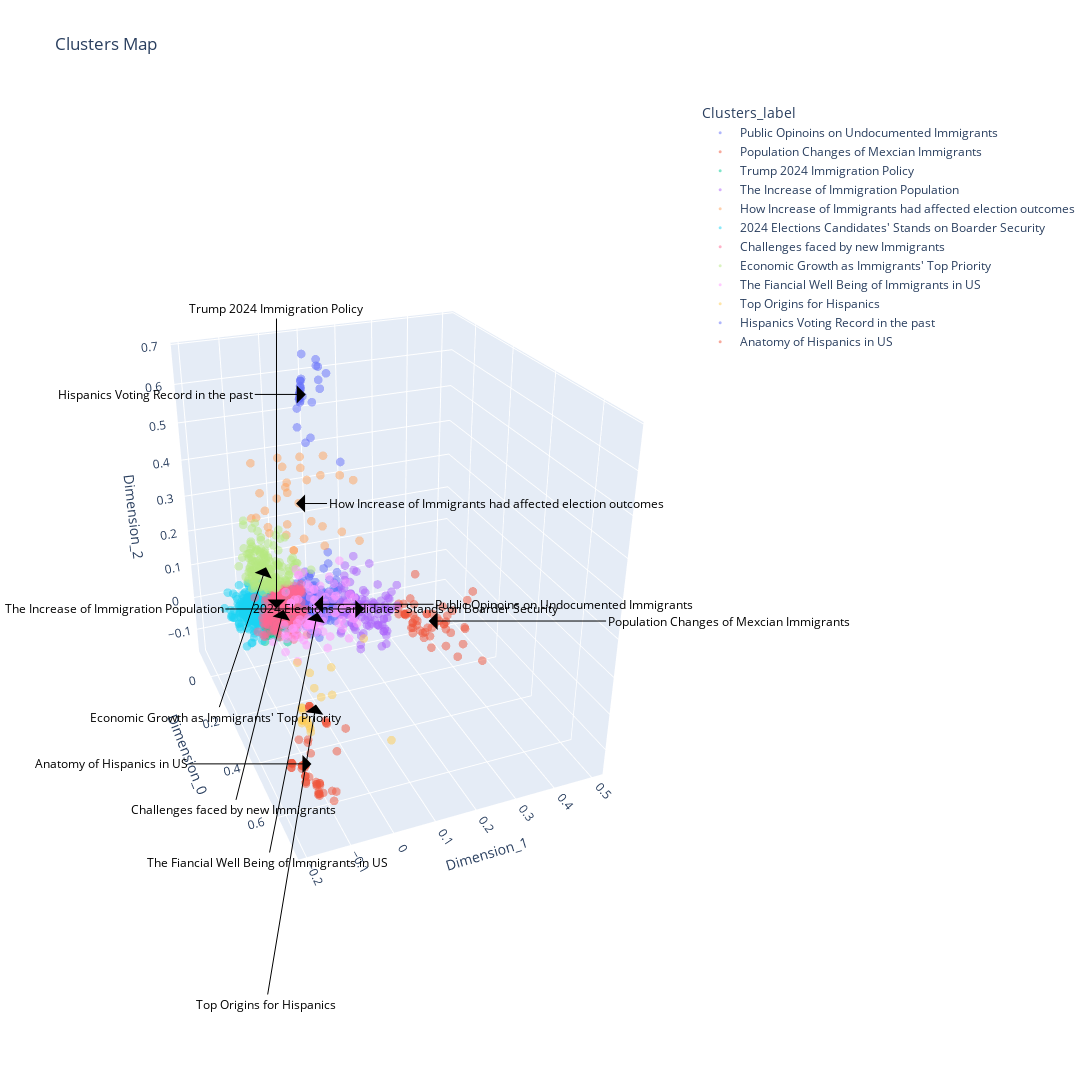

The notebook cell this image was saved under:
### Code cell
fig=px.scatter_3d(df_pca,x="Dimension_0",y="Dimension_1",z="Dimension_2",
                  color="Clusters_label",opacity=0.5,width=1200,height=1200,
                  title="Clusters Map")

fig.update_traces(marker_size=3,textposition="top center",)
fig.update_layout(
    scene=dict(
        xaxis=dict(type="linear"),
        yaxis=dict(type="linear"),
        zaxis=dict(type="linear"),
    annotations=[
        dict(
            x=c0[0],
            y=c0[1],
            z=c0[2],
            text=map_dict["0"],
            textangle=0,
            ax=0,
            ay=-300,
            font=dict(
                color="black",
                size=12
            ),
            arrowcolor="black",
            arrowsize=3,
            arrowwidth=1,
            arrowhead=1),
        dict(
            x=c1[0],
            y=c1[1],
            z=c1[2],
            text=map_dict["1"],
            textangle=0,
            ax=-250,
            ay=0,
            font=dict(
                color="black",
                size=12
            ),
            arrowcolor="black",
            arrowsize=3,
            arrowwidth=1,
            arrowhead=1),
        dict(
            x=c2[0],
            y=c2[1],
            z=c2[2],
            text=map_dict["2"],
            textangle=0,
            ax=-200,
            ay=0,
            font=dict(
                color="black",
                size=12
            ),
            arrowcolor="black",
            arrowsize=3,
            arrowwidth=1,
            arrowhead=1),
        dict(
            x=c3[0],
            y=c3[1],
            z=c3[2],
            text=map_dict["3"],
            textangle=0,
            ax=-150,
            ay=0,
            font=dict(
                color="black",
                size=12
            ),
            arrowcolor="black",
            arrowsize=3,
            arrowwidth=1,
            arrowhead=1),
        dict(
            x=c4[0],
            y=c4[1],
            z=c4[2],
            text=map_dict["4"],
            textangle=0,
            ax=300,
            ay=0,
            font=dict(
                color="black",
                size=12
            ),
            arrowcolor="black",
            arrowsize=3,
            arrowwidth=1,
            arrowhead=1),
        dict(
            x=c5[0],
            y=c5[1],
            z=c5[2],
            text=map_dict["5"],
            textangle=0,
            ax=250,
            ay=0,
            font=dict(
                color="black",
                size=12
            ),
            arrowcolor="black",
            arrowsize=3,
            arrowwidth=1,
            arrowhead=1),
        dict(
            x=c6[0],
            y=c6[1],
            z=c6[2],
            text=map_dict["6"],
            textangle=0,
            ax=200,
            ay=0,
            font=dict(
                color="black",
                size=12
            ),
            arrowcolor="black",
            arrowsize=3,
            arrowwidth=1,
            arrowhead=1),
        dict(
            x=c7[0],
            y=c7[1],
            z=c7[2],
            text=map_dict["7"],
            textangle=0,
            ax=150,
            ay=0,
            font=dict(
                color="black",
                size=12
            ),
            arrowcolor="black",
            arrowsize=3,
            arrowwidth=1,
            arrowhead=1),
        dict(
            x=c8[0],
            y=c8[1],
            z=c8[2],
            text=map_dict["8"],
            textangle=0,
            ax=-50,
            ay=300,
            font=dict(
                color="black",
                size=12
            ),
            arrowcolor="black",
            arrowsize=3,
            arrowwidth=1,
            arrowhead=1),
        dict(
            x=c9[0],
            y=c9[1],
            z=c9[2],
            text=map_dict["9"],
            textangle=0,
            ax=-50,
            ay=250,
            font=dict(
                color="black",
                size=12
            ),
            arrowcolor="black",
            arrowsize=3,
            arrowwidth=1,
            arrowhead=1),
        dict(
            x=c10[0],
            y=c10[1],
            z=c10[2],
            text=map_dict["10"],
            textangle=0,
            ax=-50,
            ay=200,
            font=dict(
                color="black",
                size=12
            ),
            arrowcolor="black",
            arrowsize=3,
            arrowwidth=1,
            arrowhead=1),
        dict(
            x=c11[0],
            y=c11[1],
            z=c11[2],
            text=map_dict["11"],
            textangle=0,
            ax=-50,
            ay=150,
            font=dict(
                color="black",
                size=12
            ),
            arrowcolor="black",
            arrowsize=3,
            arrowwidth=1,
            arrowhead=1),
        
    ]
))
fig.show()

### Figure 1 — Plotly figure (JSON) as saved in the notebook; plotly's stock layout.template omitted (floating-point values rounded to 4 significant figures; data arrays with more than 128 entries replaced by an {"elided": "..."} marker saying what was removed)
{"data": [{"hovertemplate": "Clusters_label=Public Opinoins on Undocumented Immigrants<br>Dimension_0=%{x}<br>Dimension_1=%{y}<br>Dimension_2=%{z}<extra></extra>", "legendgroup": "Public Opinoins on Undocumented Immigrants", "marker": {"color": "#636efa", "opacity": 0.5, "size": 3, "symbol": "circle"}, "mode": "markers", "name": "Public Opinoins on Undocumented Immigrants", "scene": "scene", "showlegend": true, "textposition": "top center", "type": "scatter3d", "x": {"elided": "216 float values"}, "y": {"elided": "216 float values"}, "z": {"elided": "216 float values"}}, {"hovertemplate": "Clusters_label=Population Changes of Mexcian Immigrants<br>Dimension_0=%{x}<br>Dimension_1=%{y}<br>Dimension_2=%{z}<extra></extra>", "legendgroup": "Population Changes of Mexcian Immigrants", "marker": {"color": "#EF553B", "opacity": 0.5, "size": 3, "symbol": "circle"}, "mode": "markers", "name": "Population Changes of Mexcian Immigrants", "scene": "scene", "showlegend": true, "textposition": "top center", "type": "scatter3d", "x": [0.03142, 0.07806, 0.09286, 0.1279, 0.09276, 0.09286, 0.1279, 0.09276, 0.1818, 0.1139, 0.1072, 0.1151, 0.06031, 0.07349, 0.06048, 0.03413, 0.1928, -0.00266, 0.04933, 0.08319, 0.1451, 0.146, 0.146, 0.01471, 0.04076, 0.03502, 0.1489, 0.09118, 0.1309, 0.04395, 0.1035, 0.07503, -0.01179, 0.1472, 0.01906, 0.1586, 0.112, 0.004962, 0.1188, 0.09508, 0.1736, 0.1962, 0.08855, 0.04653, 0.2812, 0.01512, 0.01512, 0.0472, 0.2664, 0.01612, 0.1525, 0.1233], "y": [0.3537, 0.4528, 0.3026, 0.4035, 0.3018, 0.3026, 0.4035, 0.3018, 0.3424, 0.3394, 0.4351, 0.4162, 0.4421, 0.496, 0.4145, 0.3551, 0.38, 0.3596, 0.4359, 0.41, 0.3093, 0.3021, 0.3021, 0.3161, 0.3059, 0.323, 0.3147, 0.3116, 0.3463, 0.3528, 0.3221, 0.4387, 0.3288, 0.4541, 0.3709, 0.3307, 0.3744, 0.3424, 0.3446, 0.3212, 0.4433, 0.4365, 0.5078, 0.3927, 0.3718, 0.4037, 0.4037, 0.3471, 0.4527, 0.4205, 0.3648, 0.3646], "z": [-0.09045, -0.07484, -0.04438, -0.07865, -0.04281, -0.04438, -0.07865, -0.04281, -0.1076, -0.09247, -0.1254, -0.1048, -0.1172, -0.1461, -0.09928, -0.0563, -0.1051, -0.05829, -0.07295, -0.0947, -0.03137, -0.04098, -0.04098, -0.07139, -0.04051, -0.04739, -0.03618, -0.04353, -0.08881, 0.04433, -0.1022, -0.08848, -0.1073, -0.1432, -0.1359, -0.08758, -0.09284, -0.1038, -0.09841, -0.08975, -0.07204, 0.02646, -0.01937, -0.1338, -0.08378, -0.1086, -0.1086, -0.1234, -0.125, -0.1118, -0.05211, -0.1109]}, {"hovertemplate": "Clusters_label=Trump 2024 Immigration Policy<br>Dimension_0=%{x}<br>Dimension_1=%{y}<br>Dimension_2=%{z}<extra></extra>", "legendgroup": "Trump 2024 Immigration Policy", "marker": {"color": "#00cc96", "opacity": 0.5, "size": 3, "symbol": "circle"}, "mode": "markers", "name": "Trump 2024 Immigration Policy", "scene": "scene", "showlegend": true, "textposition": "top center", "type": "scatter3d", "x": {"elided": "535 float values"}, "y": {"elided": "535 float values"}, "z": {"elided": "535 float values"}}, {"hovertemplate": "Clusters_label=The Increase of Immigration Population<br>Dimension_0=%{x}<br>Dimension_1=%{y}<br>Dimension_2=%{z}<extra></extra>", "legendgroup": "The Increase of Immigration Population", "marker": {"color": "#ab63fa", "opacity": 0.5, "size": 3, "symbol": "circle"}, "mode": "markers", "name": "The Increase of Immigration Population", "scene": "scene", "showlegend": true, "textposition": "top center", "type": "scatter3d", "x": [0.007085, 0.01965, 0.1345, -0.0253, 0.0897, -0.03672, 0.01122, -0.01805, -0.004172, -0.02382, 0.01369, 0.1065, 0.0671, 0.07487, -0.006221, 0.06856, 0.1299, 0.005537, 0.002903, -0.02326, 0.04467, 0.1007, 0.03726, 0.1133, 0.02012, 0.06504, -0.009367, 0.1693, 0.0849, 0.06609, -0.004289, -0.02512, 0.00261, 0.03259, 0.01772, 0.03378, -0.01426, 0.02998, -0.004971, 0.004267, 0.06699, -0.02419, 0.05267, 0.07649, -0.003074, 0.1653, -0.01426, 0.04322, -0.003876, -0.007383, 0.01963, -0.04146, 0.001894, 0.08787, 0.01766, 0.01785, 0.01447, 0.004601, -0.03613, -0.03531, 0.1225, 0.01247, -0.01431, -0.0009418, 0.02498, 0.0197, 0.01032, -0.0263, 0.01252, 0.07866, 0.05533, 0.04541, 0.08366, 0.02001, 0.09462, 0.07697, 0.005449, 0.04889, 0.01366, 0.09016, 0.09016, 0.01866, 0.01866, 0.02979, 0.006866, 0.15, 0.09836, 0.1657, 0.01167, 0.09627, 0.0805, -0.01592, 0.02187, 0.05, 0.02862, 0.1087, 0.04995, 0.09012, -0.01784, 0.06062, 0.07002, 0.007769, 0.06532], "y": [0.2143, 0.276, 0.2619, 0.1867, 0.129, 0.1854, 0.2415, 0.2518, 0.297, 0.1697, 0.1617, 0.1514, 0.2338, 0.1821, 0.2185, 0.2098, 0.2203, 0.258, 0.2312, 0.1963, 0.2709, 0.1795, 0.2472, 0.2358, 0.2307, 0.1583, 0.1994, 0.2173, 0.1207, 0.2741, 0.2504, 0.1736, 0.2221, 0.2684, 0.1845, 0.2851, 0.2008, 0.1913, 0.1884, 0.2866, 0.2512, 0.21, 0.1795, 0.1553, 0.1811, 0.2183, 0.2008, 0.2523, 0.1522, 0.2265, 0.1416, 0.2677, 0.1542, 0.181, 0.2844, 0.166, 0.1589, 0.1632, 0.1752, 0.2077, 0.1871, 0.1839, 0.256, 0.2421, 0.2716, 0.2509, 0.2844, 0.2176, 0.1857, 0.1791, 0.1319, 0.2981, 0.1959, 0.1559, 0.246, 0.1406, 0.1679, 0.2761, 0.2249, 0.2418, 0.2418, 0.1748, 0.1748, 0.1684, 0.1575, 0.1661, 0.1797, 0.1463, 0.2223, 0.1581, 0.1825, 0.1623, 0.1825, 0.1952, 0.1401, 0.2342, 0.1661, 0.238, 0.2148, 0.2348, 0.1506, 0.2572, 0.2389], "z": [-0.04112, -0.05954, 0.01457, -0.05642, -0.01044, -0.09014, -0.03629, -0.06323, -0.04721, -0.05349, 0.09474, -0.04301, -0.07653, -0.09473, -0.05314, 0.1183, -0.1048, -0.1166, -0.06448, -0.07148, -0.0751, 0.06134, -0.06101, -0.06297, -0.07668, -0.05378, -0.04976, -0.04704, -0.06618, 0.01766, -0.05102, -0.04374, -0.03192, -0.04151, 0.07843, -0.0553, -0.02725, -0.02086, -0.0396, -0.08199, -0.06049, -0.05472, 0.09236, -0.02194, 0.03182, -0.07584, -0.02725, -0.01753, -0.06423, -0.01298, -0.04873, -0.1302, 0.02827, -0.0131, -0.02934, -0.05087, 0.06474, 0.04561, -0.1168, -0.09902, -0.03764, -0.1004, -0.07225, -0.1124, -0.05576, -0.04874, -0.1403, -0.08247, -0.07572, -0.1195, -0.07981, 0.02285, -0.05941, 0.03011, 0.0271, -0.005779, -0.01504, -0.05014, -0.07964, -0.08574, -0.08574, 0.008203, 0.008203, 0.0146, -0.01635, 0.001276, -0.07301, -0.07437, -0.0386, -0.05716, -0.03221, -0.003934, 0.1228, 0.003946, -0.003727, -0.03564, -0.06599, -0.06394, -0.06283, -0.03288, 0.03819, 0.01365, -0.0817]}, {"hovertemplate": "Clusters_label=How Increase of Immigrants had affected election outcomes<br>Dimension_0=%{x}<br>Dimension_1=%{y}<br>Dimension_2=%{z}<extra></extra>", "legendgroup": "How Increase of Immigrants had affected election outcomes", "marker": {"color": "#FFA15A", "opacity": 0.5, "size": 3, "symbol": "circle"}, "mode": "markers", "name": "How Increase of Immigrants had affected election outcomes", "scene": "scene", "showlegend": true, "textposition": "top center", "type": "scatter3d", "x": [-0.0451, 0.05288, -0.07431, -0.02555, 0.04016, -0.04822, -0.08899, -0.04941, 0.06578, -0.02003, 0.04231, 0.06358, -0.007541, -0.02279, -0.05258, -0.005916, -0.02102, -0.04466, -0.04655, -0.06416, 0.05493, -0.01014, 0.04048, -0.07553, -0.00348, 0.05471, 0.05471, 0.06207, 0.01215, 0.02786, 0.06842], "y": [0.08253, -0.001037, -0.03681, -0.07532, 0.0396, 0.02567, -0.05221, 0.01948, -0.01164, 0.1641, 0.1776, 0.03501, 0.0469, 0.05851, 0.008686, 0.1067, 0.1204, 0.02854, 0.02488, -0.05256, 0.14, -0.0104, 0.06349, -0.02477, -0.03588, 0.009207, 0.009207, 0.09017, -0.04321, 0.09717, 0.1831], "z": [0.332, 0.3789, 0.3027, 0.2596, 0.4064, 0.2134, 0.383, 0.3771, 0.2427, 0.342, 0.3516, 0.2221, 0.2888, 0.4088, 0.4019, 0.3571, 0.4026, 0.3051, 0.3207, 0.2399, 0.2182, 0.3105, 0.2558, 0.2497, 0.2202, 0.1899, 0.1899, 0.1907, 0.246, 0.2291, 0.1907]}, {"hovertemplate": "Clusters_label=2024 Elections Candidates' Stands on Boarder Security<br>Dimension_0=%{x}<br>Dimension_1=%{y}<br>Dimension_2=%{z}<extra></extra>", "legendgroup": "2024 Elections Candidates' Stands on Boarder Security", "marker": {"color": "#19d3f3", "opacity": 0.5, "size": 3, "symbol": "circle"}, "mode": "markers", "name": "2024 Elections Candidates' Stands on Boarder Security", "scene": "scene", "showlegend": true, "textposition": "top center", "type": "scatter3d", "x": {"elided": "565 float values"}, "y": {"elided": "565 float values"}, "z": {"elided": "565 float values"}}, {"hovertemplate": "Clusters_label=Challenges faced by new Immigrants<br>Dimension_0=%{x}<br>Dimension_1=%{y}<br>Dimension_2=%{z}<extra></extra>", "legendgroup": "Challenges faced by new Immigrants", "marker": {"color": "#FF6692", "opacity": 0.5, "size": 3, "symbol": "circle"}, "mode": "markers", "name": "Challenges faced by new Immigrants", "scene": "scene", "showlegend": true, "textposition": "top center", "type": "scatter3d", "x": {"elided": "195 float values"}, "y": {"elided": "195 float values"}, "z": {"elided": "195 float values"}}, {"hovertemplate": "Clusters_label=Economic Growth as Immigrants' Top Priority<br>Dimension_0=%{x}<br>Dimension_1=%{y}<br>Dimension_2=%{z}<extra></extra>", "legendgroup": "Economic Growth as Immigrants' Top Priority", "marker": {"color": "#B6E880", "opacity": 0.5, "size": 3, "symbol": "circle"}, "mode": "markers", "name": "Economic Growth as Immigrants' Top Priority", "scene": "scene", "showlegend": true, "textposition": "top center", "type": "scatter3d", "x": {"elided": "151 float values"}, "y": {"elided": "151 float values"}, "z": {"elided": "151 float values"}}, {"hovertemplate": "Clusters_label=The Fiancial Well Being of Immigrants in US<br>Dimension_0=%{x}<br>Dimension_1=%{y}<br>Dimension_2=%{z}<extra></extra>", "legendgroup": "The Fiancial Well Being of Immigrants in US", "marker": {"color": "#FF97FF", "opacity": 0.5, "size": 3, "symbol": "circle"}, "mode": "markers", "name": "The Fiancial Well Being of Immigrants in US", "scene": "scene", "showlegend": true, "textposition": "top center", "type": "scatter3d", "x": [0.2673, 0.08156, 0.07295, 0.09111, 0.1772, 0.1425, 0.1536, 0.1634, 0.1205, 0.08292, 0.08292, 0.1559, 0.105, 0.1521, 0.08879, 0.1998, 0.1596, 0.09692, 0.1265, 0.05442, 0.09066, 0.055, 0.1309, 0.09882, 0.1132, 0.1414, 0.1223, 0.1754, 0.0748, 0.1881, 0.09873, 0.09873, 0.1388, 0.2222, 0.1255, 0.1401, 0.1786, 0.1543, 0.07612, 0.1576, 0.04754, 0.06177, 0.1252, 0.1202, 0.04607, 0.05739, 0.08816, 0.05217, 0.07811, 0.06212, 0.04505, 0.1182, 0.1054, 0.2031, 0.05614, 0.235, 0.26, 0.2592, 0.1146, 0.1121, 0.07216, 0.09619, 0.1598, 0.1246, 0.1048, 0.1726, 0.2149, 0.04243, 0.07022, 0.1564, 0.1966, 0.1417, 0.2427, 0.1369, 0.1346, 0.1495, 0.1269, 0.1663, 0.1298, 0.09733, 0.1191, 0.09638, 0.08684, 0.1311, 0.1328, 0.1041, 0.08562, 0.06224, 0.07225, 0.07892, 0.1374, 0.1083], "y": [0.09953, 0.1222, 0.01002, 0.04287, 0.1223, 0.1175, -0.04928, -0.03586, 0.1388, 0.03057, 0.03057, 0.1331, 0.05296, -0.02465, 0.03755, 0.06572, 0.01328, 0.103, 0.07609, 0.04179, 0.03674, 0.1147, 0.09873, 0.1429, 0.1269, -0.04789, 0.1381, -0.09118, 0.05047, 0.1178, -0.01788, -0.01788, -0.01576, -0.006435, 0.09845, -0.01518, 0.09123, -0.004722, 0.05655, 0.164, 0.03501, 0.01022, 0.03327, 0.09409, 0.02289, 0.0763, 0.05046, 0.1036, 0.05178, 0.05634, 0.08127, -0.01313, 0.01619, -0.06761, 0.04662, 0.1028, 0.01267, 0.08024, 0.06941, 0.09197, 0.09576, 0.07641, 0.05704, -0.02237, 0.1171, 0.0414, 0.003419, 0.06441, 0.05964, -0.03239, -0.01091, 0.001593, -0.04956, 0.1076, 0.1223, -0.05291, -0.04594, 0.03346, -0.005151, 0.03254, 0.02045, 0.04841, 0.1088, -0.007932, 0.05866, 0.05204, -0.02646, 0.04583, 0.04816, 0.01124, 0.02979, 0.08196], "z": [0.07211, 0.1507, 0.05574, -0.008744, 0.05226, 0.1184, -0.003925, 0.02816, -0.003093, -0.02217, -0.02217, 0.07789, 0.02352, 0.0111, -0.03357, 0.07314, 0.03096, 0.0574, -0.04182, 0.08496, 0.06522, 0.07076, -0.004166, 0.05505, 0.0311, 0.005578, 0.03239, 0.009863, 0.03138, 0.06127, 0.06488, 0.06488, 0.02666, 0.06739, 0.04077, 0.01394, 0.06906, -0.01813, 0.01912, 0.04471, 0.1168, 0.1383, 0.01118, 0.02159, 0.111, 0.0735, 0.05347, 0.09228, 0.07947, 0.03782, 0.04005, 0.08363, 0.001263, 0.03807, 0.077, 0.06615, 0.06409, 0.02804, 0.05411, 0.05903, 0.05668, 0.06036, -0.0532, -0.0226, -0.0137, 0.0388, 0.06013, 0.05678, -0.02644, 0.02575, -0.006632, 0.009031, -0.01704, -0.01958, 0.05183, -0.04496, 0.02149, 0.02088, 0.03005, 0.001596, 0.02235, -0.03983, 0.05255, -0.02195, 0.02227, 0.03583, 0.0917, 0.06834, -0.03104, 0.1298, 0.008567, 0.02121]}, {"hovertemplate": "Clusters_label=Top Origins for Hispanics<br>Dimension_0=%{x}<br>Dimension_1=%{y}<br>Dimension_2=%{z}<extra></extra>", "legendgroup": "Top Origins for Hispanics", "marker": {"color": "#FECB52", "opacity": 0.5, "size": 3, "symbol": "circle"}, "mode": "markers", "name": "Top Origins for Hispanics", "scene": "scene", "showlegend": true, "textposition": "top center", "type": "scatter3d", "x": [0.3948, 0.5087, 0.4799, 0.4851, 0.4723, 0.4698, 0.4715, 0.4239, 0.4239, 0.4343, 0.4926, 0.4745, 0.4844, 0.5822, 0.42, 0.3867, 0.477, 0.2859, 0.2858, 0.3293], "y": [-0.01457, -0.1064, -0.1179, -0.1015, -0.1136, -0.1142, -0.1142, -0.09956, -0.09956, -0.1014, -0.1024, -0.1022, -0.1068, 0.06068, -0.05022, -0.0122, -0.08452, -0.06405, -0.03336, 0.09236], "z": [-0.02882, -0.0326, -0.02412, -0.03362, -0.02396, -0.02357, -0.02193, -0.02378, -0.02378, -0.02426, -0.0351, -0.03354, -0.01593, -0.05137, -0.009244, 0.04374, 0.06147, 0.008528, -0.02917, 0.06573]}, {"hovertemplate": "Clusters_label=Hispanics Voting Record in the past<br>Dimension_0=%{x}<br>Dimension_1=%{y}<br>Dimension_2=%{z}<extra></extra>", "legendgroup": "Hispanics Voting Record in the past", "marker": {"color": "#636efa", "opacity": 0.5, "size": 3, "symbol": "circle"}, "mode": "markers", "name": "Hispanics Voting Record in the past", "scene": "scene", "showlegend": true, "textposition": "top center", "type": "scatter3d", "x": [0.1036, -0.02336, -0.02359, 0.001305, -0.001813, -0.01091, -0.01199, 0.009, -0.004907, -0.01213, -0.01147, -0.01184, -0.01142, -0.01238, -0.01212, -0.01106, -0.0107, -0.01217, -0.01156, -0.008289, -0.005372, -0.002112, -0.0148, -0.01213, -0.01248, -0.01537, -0.003734, -0.01171, -0.01188, -0.01238], "y": [0.1223, 0.08936, 0.07585, 0.1092, 0.1023, 0.06826, 0.06135, 0.05487, 0.1028, 0.06339, 0.06497, 0.06225, 0.06204, 0.06011, 0.0615, 0.06428, 0.06608, 0.06099, 0.06374, 0.09103, 0.1082, 0.1276, 0.05377, 0.06148, 0.05955, 0.05258, 0.1076, 0.06437, 0.06897, 0.06028], "z": [0.434, 0.4553, 0.4441, 0.5898, 0.6478, 0.5721, 0.581, 0.5645, 0.663, 0.5984, 0.591, 0.5874, 0.5608, 0.5674, 0.5781, 0.6122, 0.6165, 0.5778, 0.5953, 0.5543, 0.6104, 0.6255, 0.541, 0.5811, 0.5646, 0.4914, 0.6444, 0.6109, 0.6782, 0.5673]}, {"hovertemplate": "Clusters_label=Anatomy of Hispanics in US<br>Dimension_0=%{x}<br>Dimension_1=%{y}<br>Dimension_2=%{z}<extra></extra>", "legendgroup": "Anatomy of Hispanics in US", "marker": {"color": "#EF553B", "opacity": 0.5, "size": 3, "symbol": "circle"}, "mode": "markers", "name": "Anatomy of Hispanics in US", "scene": "scene", "showlegend": true, "textposition": "top center", "type": "scatter3d", "x": [0.6569, 0.6112, 0.6449, 0.6044, 0.645, 0.6853, 0.6449, 0.6923, 0.6044, 0.7107, 0.6914, 0.6978, 0.6907, 0.579, 0.5698, 0.559, 0.6113, 0.6034, 0.5492, 0.5961, 0.5493, 0.6322, 0.5492, 0.6026, 0.7126, 0.6984, 0.6905, 0.6912, 0.6846, 0.6501, 0.6411, 0.6411, 0.641, 0.5709, 0.7171, 0.6918, 0.6837, 0.6844, 0.6355, 0.6474, 0.6474, 0.6332, 0.6332, 0.6331, 0.5619, 0.6373, 0.6441, 0.6382, 0.6349, 0.6349, 0.713, 0.6936, 0.6854, 0.6861, 0.558], "y": [-0.1609, -0.1536, -0.1654, -0.1522, -0.1654, -0.1494, -0.1654, -0.1533, -0.1522, -0.1244, -0.1503, -0.152, -0.1499, -0.1308, -0.06637, -0.1237, -0.1022, -0.1007, -0.1203, -0.1, -0.1203, -0.06703, -0.1203, -0.1004, -0.1286, -0.1574, -0.1551, -0.1554, -0.1545, -0.174, -0.1707, -0.1707, -0.1706, -0.1338, -0.1503, -0.1792, -0.1764, -0.1768, -0.1903, -0.1962, -0.1962, -0.1909, -0.1909, -0.1909, -0.1515, -0.1622, -0.1662, -0.1632, -0.1628, -0.1628, -0.1194, -0.1489, -0.1467, -0.147, -0.1292], "z": [-0.03274, -0.03845, -0.03826, -0.03807, -0.03827, -0.05491, -0.03823, -0.0546, -0.03807, -0.0678, -0.05595, -0.05457, -0.05586, -0.03504, -0.05454, 0.0695, 0.05948, 0.05594, 0.06941, 0.05635, 0.06936, 0.05147, 0.06938, 0.05604, -0.03798, -0.02653, -0.02825, -0.02835, -0.02742, -0.01166, -0.01129, -0.01125, -0.01128, -0.01037, -0.03311, -0.01894, -0.02079, -0.02089, -0.004901, -0.004303, -0.004303, -0.003954, -0.003911, -0.003942, -0.003718, -0.01555, -0.015, -0.01461, -0.01456, -0.01459, -0.04225, -0.03036, -0.03204, -0.03214, -0.01258]}], "layout": {"height": 1200, "legend": {"title": {"text": "Clusters_label"}, "tracegroupgap": 0}, "scene": {"annotations": [{"arrowcolor": "black", "arrowhead": 1, "arrowsize": 3, "arrowwidth": 1, "ax": 0, "ay": -300, "font": {"color": "black", "size": 12}, "text": "Trump 2024 Immigration Policy", "textangle": 0, "x": -0.04027, "y": -0.01708, "z": -0.028}, {"arrowcolor": "black", "arrowhead": 1, "arrowsize": 3, "arrowwidth": 1, "ax": -250, "ay": 0, "font": {"color": "black", "size": 12}, "text": "The Increase of Immigration Population", "textangle": 0, "x": 0.03709, "y": 0.2069, "z": -0.03691}, {"arrowcolor": "black", "arrowhead": 1, "arrowsize": 3, "arrowwidth": 1, "ax": -200, "ay": 0, "font": {"color": "black", "size": 12}, "text": "Anatomy of Hispanics in US", "textangle": 0, "x": 0.6418, "y": -0.1494, "z": -0.01253}, {"arrowcolor": "black", "arrowhead": 1, "arrowsize": 3, "arrowwidth": 1, "ax": -150, "ay": 0, "font": {"color": "black", "size": 12}, "text": "Hispanics Voting Record in the past", "textangle": 0, "x": -0.006326, "y": 0.0757, "z": 0.5769}, {"arrowcolor": "black", "arrowhead": 1, "arrowsize": 3, "arrowwidth": 1, "ax": 300, "ay": 0, "font": {"color": "black", "size": 12}, "text": "Population Changes of Mexcian Immigrants", "textangle": 0, "x": 0.09601, "y": 0.3725, "z": -0.07974}, {"arrowcolor": "black", "arrowhead": 1, "arrowsize": 3, "arrowwidth": 1, "ax": 250, "ay": 0, "font": {"color": "black", "size": 12}, "text": "Public Opinoins on Undocumented Immigrants", "textangle": 0, "x": -0.01811, "y": 0.08241, "z": -0.02457}, {"arrowcolor": "black", "arrowhead": 1, "arrowsize": 3, "arrowwidth": 1, "ax": 200, "ay": 0, "font": {"color": "black", "size": 12}, "text": "How Increase of Immigrants had affected election outcomes", "textangle": 0, "x": -0.002127, "y": 0.03829, "z": 0.2912}, {"arrowcolor": "black", "arrowhead": 1, "arrowsize": 3, "arrowwidth": 1, "ax": 150, "ay": 0, "font": {"color": "black", "size": 12}, "text": "2024 Elections Candidates' Stands on Boarder Security", "textangle": 0, "x": -0.06413, "y": -0.06795, "z": -0.02861}, {"arrowcolor": "black", "arrowhead": 1, "arrowsize": 3, "arrowwidth": 1, "ax": -50, "ay": 300, "font": {"color": "black", "size": 12}, "text": "Top Origins for Hispanics", "textangle": 0, "x": 0.4391, "y": -0.06928, "z": -0.01277}, {"arrowcolor": "black", "arrowhead": 1, "arrowsize": 3, "arrowwidth": 1, "ax": -50, "ay": 250, "font": {"color": "black", "size": 12}, "text": "The Fiancial Well Being of Immigrants in US", "textangle": 0, "x": 0.1234, "y": 0.04529, "z": 0.03574}, {"arrowcolor": "black", "arrowhead": 1, "arrowsize": 3, "arrowwidth": 1, "ax": -50, "ay": 200, "font": {"color": "black", "size": 12}, "text": "Challenges faced by new Immigrants", "textangle": 0, "x": 0.02636, "y": -0.0169, "z": 0.004314}, {"arrowcolor": "black", "arrowhead": 1, "arrowsize": 3, "arrowwidth": 1, "ax": -50, "ay": 150, "font": {"color": "black", "size": 12}, "text": "Economic Growth as Immigrants' Top Priority", "textangle": 0, "x": -0.04913, "y": -0.0373, "z": 0.09857}], "aspectmode": "auto", "aspectratio": {"x": 1.055, "y": 0.8999, "z": 1.054}, "camera": {"center": {"x": 0, "y": 0, "z": 0}, "eye": {"x": 2.572, "y": -1.047, "z": 1.462}, "projection": {"type": "perspective"}, "up": {"x": 0, "y": 0, "z": 1}}, "domain": {"x": [0, 1], "y": [0, 1]}, "xaxis": {"title": {"text": "Dimension_0"}, "type": "linear"}, "yaxis": {"title": {"text": "Dimension_1"}, "type": "linear"}, "zaxis": {"title": {"text": "Dimension_2"}, "type": "linear"}}, "title": {"text": "Clusters Map"}, "width": 1200}}
